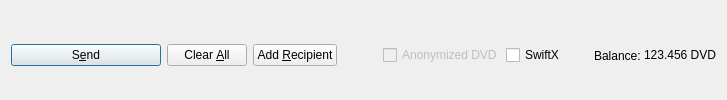
         <widget class="QFrame" name="frame_Send">
          <layout class="QHBoxLayout" name="horizontalLayout">
           <property name="bottomMargin">
            <number>0</number>
           </property>
           <item>
            <widget class="QPushButton" name="sendButton">
             <property name="minimumSize">
              <size>
               <width>150</width>
               <height>0</height>
              </size>
             </property>
             <property name="toolTip">
              <string>Confirm the send action</string>
             </property>
             <property name="text">
              <string>S&amp;end</string>
             </property>
             <property name="icon">
              <iconset resource="../dividendcash.qrc">
               <normaloff>:/icons/send</normaloff>:/icons/send</iconset>
             </property>
             <property name="autoDefault">
              <bool>false</bool>
             </property>
             <property name="default">
              <bool>true</bool>
             </property>
            </widget>
           </item>
           <item>
            <widget class="QPushButton" name="clearButton">
             <property name="sizePolicy">
              <sizepolicy hsizetype="Minimum" vsizetype="Fixed">
               <horstretch>0</horstretch>
               <verstretch>0</verstretch>
              </sizepolicy>
             </property>
             <property name="toolTip">
              <string>Clear all fields of the form.</string>
             </property>
             <property name="text">
              <string>Clear &amp;All</string>
             </property>
             <property name="icon">
              <iconset resource="../dividendcash.qrc">
               <normaloff>:/icons/remove</normaloff>:/icons/remove</iconset>
             </property>
             <property name="autoDefault">
              <bool>false</bool>
             </property>
            </widget>
           </item>
           <item>
            <widget class="QPushButton" name="addButton">
             <property name="toolTip">
              <string>Send to multiple recipients at once</string>
             </property>
             <property name="text">
              <string>Add &amp;Recipient</string>
             </property>
             <property name="icon">
              <iconset resource="../dividendcash.qrc">
               <normaloff>:/icons/add</normaloff>:/icons/add</iconset>
             </property>
             <property name="autoDefault">
              <bool>false</bool>
             </property>
            </widget>
           </item>
           <item>
            <spacer name="horizontalSpacer">
             <property name="orientation">
              <enum>Qt::Horizontal</enum>
             </property>
             <property name="sizeHint" stdset="0">
              <size>
               <width>40</width>
               <height>20</height>
              </size>
             </property>
            </spacer>
           </item>
           <item>
            <layout class="QHBoxLayout" name="horizontalLayout_2">
             <property name="spacing">
              <number>3</number>
             </property>
             <item>
              <widget class="QCheckBox" name="checkzDVD">
               <property name="enabled">
                <bool>false</bool>
               </property>
               <property name="text">
                <string>Anonymized DVD</string>
               </property>
              </widget>
             </item>
             <item>
              <widget class="QCheckBox" name="checkSwiftTX">
               <property name="enabled">
                <bool>true</bool>
               </property>
               <property name="minimumSize">
                <size>
                 <width>85</width>
                 <height>0</height>
                </size>
               </property>
               <property name="text">
                <string>SwiftX</string>
               </property>
              </widget>
             </item>
             <item>
              <widget class="QLabel" name="label">
               <property name="text">
                <string>Balance:</string>
               </property>
              </widget>
             </item>
             <item>
              <widget class="QLabel" name="labelBalance">
               <property name="sizePolicy">
                <sizepolicy hsizetype="Preferred" vsizetype="Fixed">
                 <horstretch>0</horstretch>
                 <verstretch>0</verstretch>
                </sizepolicy>
               </property>
               <property name="cursor">
                <cursorShape>IBeamCursor</cursorShape>
               </property>
               <property name="text">
                <string notr="true">123.456 DVD</string>
               </property>
               <property name="textInteractionFlags">
                <set>Qt::LinksAccessibleByMouse|Qt::TextSelectableByKeyboard|Qt::TextSelectableByMouse</set>
               </property>
              </widget>
             </item>
            </layout>
           </item>
          </layout>
         </widget>
